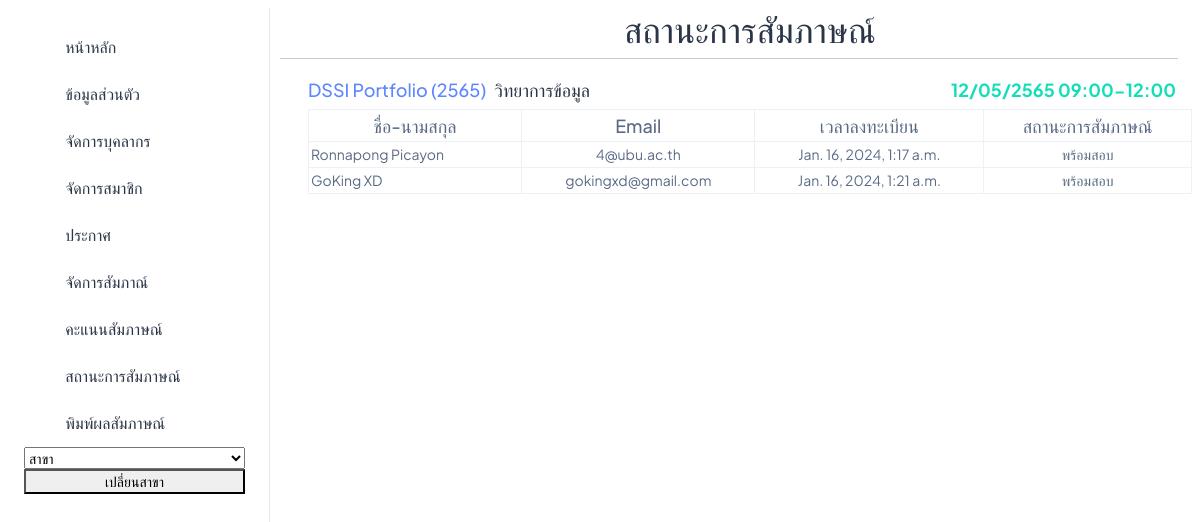
The app's page /Manager_Status/6, older data.
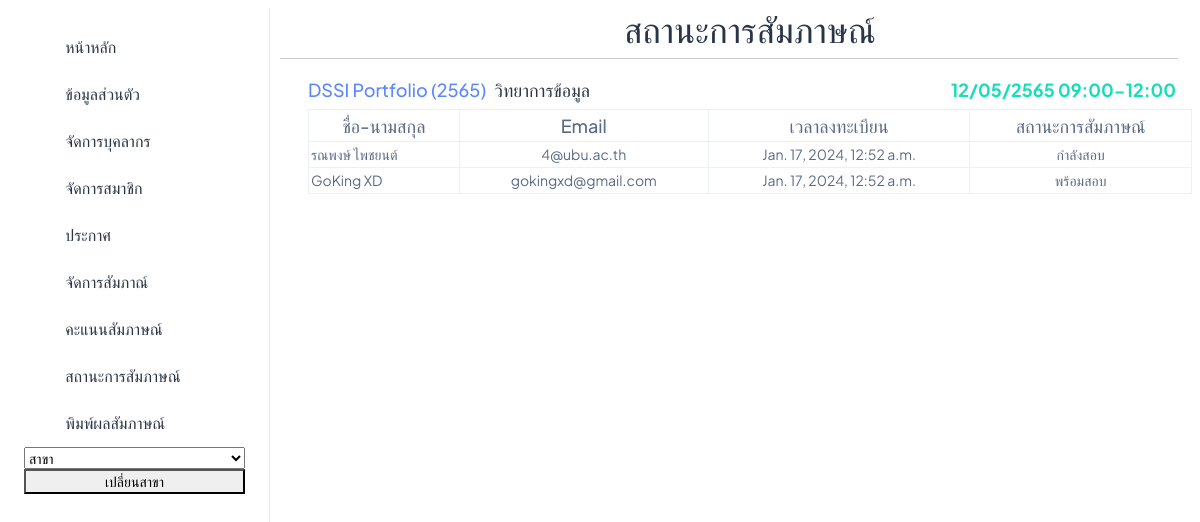
The same page, newer data.
### interview/models.py (models this page shows, shortened)
class InterviewStatus(models.Model):
    user = models.ForeignKey(User, on_delete=models.CASCADE, related_name='interview_status')
    status = models.CharField(max_length=100)
    round = models.ForeignKey(Round, on_delete=models.CASCADE)
    reg_at = models.DateTimeField(auto_now_add=True,blank=True ,null= True)

class User(AbstractBaseUser, PermissionsMixin):
    email = models.EmailField(unique=True)
    username = models.CharField(max_length=30, unique=True)
    first_name = models.CharField(max_length=100)
    last_name = models.CharField(max_length=100)
    gender = models.CharField(max_length=20)
    address = models.CharField(max_length=400)
    postcode = models.CharField(max_length=20)
    phone_number = models.CharField(max_length=10)
    citizen_id = models.CharField(max_length=13,unique=True,blank=True,null=True)
    birth_date = models.DateField(blank=True,null=True)
    date_joined = models.DateTimeField(default=timezone.now)
    is_active = models.BooleanField(default=True)
    is_staff = models.BooleanField(default=False)
    objects = CustomUserManager()
    USERNAME_FIELD = 'username'
    EMAIL_FIELD = 'email'
    REQUIRED_FIELDS = ['email']

### interview/views.py (the view)
# urls.py: path('Manager_Status/<int:id>',Manager_StatusRound,name='Manager_StatusRound'),
def Manager_StatusRound(request,id):
    round = Round.objects.get(id=id)
    UserInRound = InterviewStatus.objects.filter(round=round).order_by("reg_at")
    context = {
        "Users" : UserInRound,
        "round" : round,
    }
    return render(request, "manager/Manager_StatusRound.html", context)

### interview/models.py (called while the page is built)
    def __str__(self) -> str:
        return f"{self.major}"

### interview/templates/manager/Manager_StatusRound.html
{% extends 'manager/base/n_base.html' %}
{% block topic %}
<h1 class="text-3xl text-gray-100 mt-2 text-center">สถานะการสัมภาษณ์</h1>
{% endblock %}
{% block content %}
<div class="pt-14 px-2">
    <div class="d-flex justify-content-between">
        <div class="d-flex">
            <h4 class="fs-5 text-primary mt-auto">{{ round.round_name }} ({{ round.academic_year }})</h4>
            <h4 class="fs-5 text-dark ms-2 mt-auto">{{ round.major }}</h4>
        </div>
        <div>
            <h4 class="fs-5 fw-bolder text-success mt-auto me-3">{{ round.interview_time }}</h4>
        </div>
    </div>
        <table class="table table-bordered table-hover">
            <thead class="thead-dark">
                <tr>
                    <th class="text-center fs-5 fw-medium">ชื่อ-นามสกุล</th>
                    <th class="text-center fs-5 fw-medium">Email</th>
                    <th class="text-center fs-5 fw-medium">เวลาลงทะเบียน</th>
                    <th class="text-center fs-5 fw-medium">สถานะการสัมภาษณ์</th>
                </tr>
            </thead>
            <tbody>
                {% for user in Users %}
                <tr class="text-center">
                    <td class="text-start">{{ user.user.first_name }} {{ user.user.last_name }}</td>
                    <td>{{ user.user.email }}</td>
                    <td>{{ user.reg_at }}</td>
                    <td>{{ user.status }}</td>
                </tr>
                {% endfor %}
            </tbody>
        </table>
    </div>
{% endblock %}

Row changes from the older to the newer data that the page shows:
changed InterviewStatus "4@ubu.ac.th": user.first_name "Ronnapong" → "รณพงษ์"; user.last_name "Picayon" → "ไพชยนต์"; reg_at "Jan. 16, 2024, 1:17 a.m." → "Jan. 17, 2024, 12:52 a.m."; status "พร้อมสอบ" → "กำลังสอบ"
changed InterviewStatus "พร้อมสอบ": reg_at "Jan. 16, 2024, 1:21 a.m." → "Jan. 17, 2024, 12:52 a.m."
